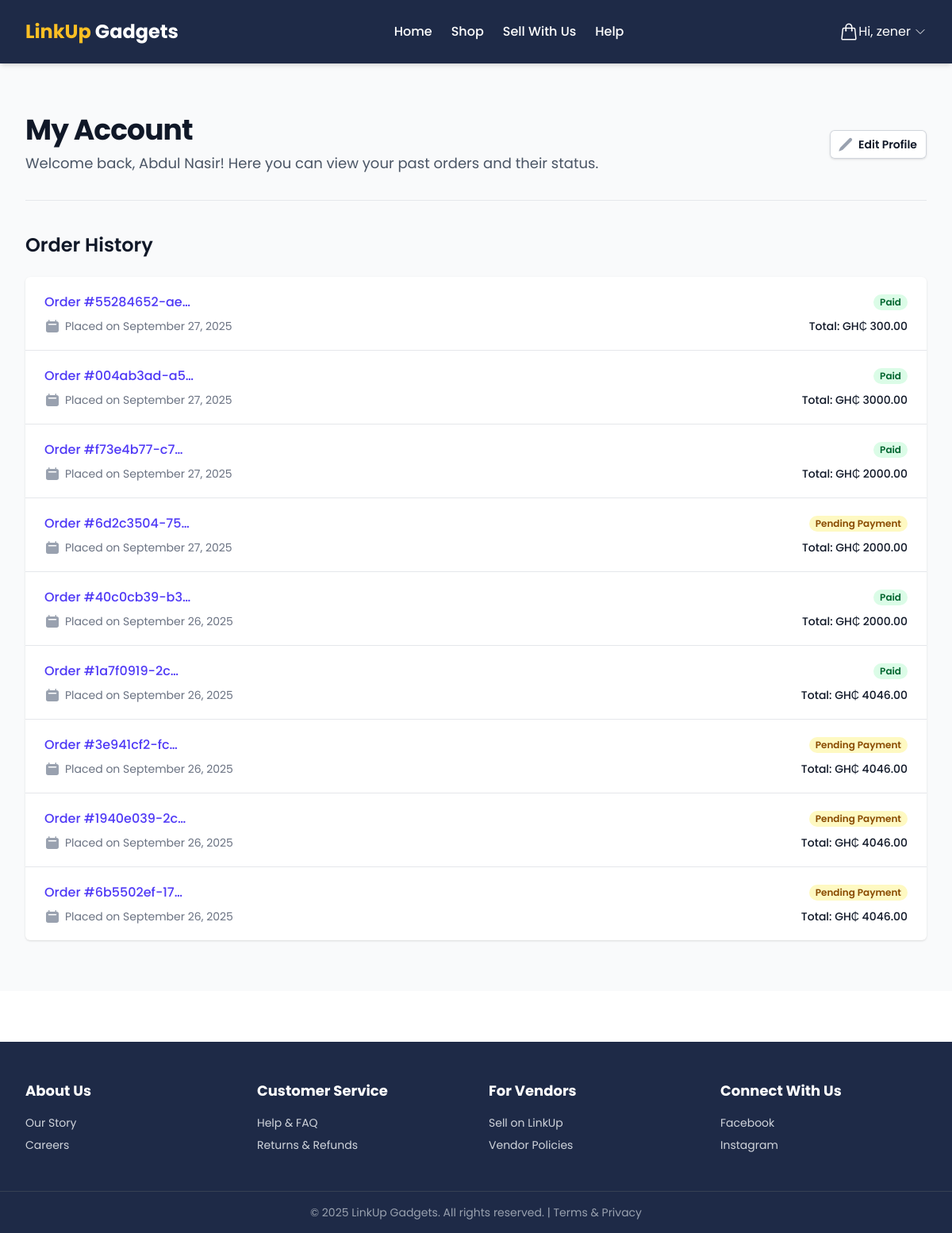
/accounts/profile/ (signed in), run on the app's committed database.
### orders/models.py (models this page shows, shortened)
class Order(models.Model):
    id = models.UUIDField(primary_key=True, default=uuid.uuid4, editable=False)
    user = models.ForeignKey(User, on_delete=models.SET_NULL, blank=True, null=True, related_name='orders')
    full_name = models.CharField(max_length=255)
    email = models.EmailField()
    phone = models.CharField(max_length=20)
    address = models.CharField(max_length=255)
    city = models.CharField(max_length=100)
    created_at = models.DateTimeField(auto_now_add=True)
    updated_at = models.DateTimeField(auto_now=True)
    total_paid = models.DecimalField(max_digits=10, decimal_places=2)
    paid = models.BooleanField(default=False)
    paystack_reference = models.CharField(max_length=100, blank=True)
    class Meta:
        ordering = ('-created_at',)

### accounts/views.py (the view)
# urls.py: path('profile/', views.customer_profile, name='profile'),
@login_required
def customer_profile(request):
    orders = Order.objects.filter(user=request.user)
    context = {
        'orders': orders,
    }
    return render(request, 'accounts/profile.html', context)

### cart/cart.py (called while the page is built)
    def __len__(self):
        return sum(item['quantity'] for item in self.cart.values())

### cart/context_processors.py (called while the page is built)
def cart(request):
    return {'cart': Cart(request)}

### templates/accounts/profile.html (shortened to what this page needs)
{% extends 'base.html' %}
{% block content %}
<div class="bg-gray-50">
    <div class="max-w-7xl mx-auto py-16 px-4 sm:px-6 lg:px-8">
        <div class="pb-8 border-b border-gray-200 sm:flex sm:items-center sm:justify-between">
            <div>
                <h1 class="text-4xl font-bold tracking-tight text-gray-900">My Account</h1>
                <p class="mt-2 text-lg text-gray-600">
                    Welcome back, {{ user.first_name|default:user.username }}! Here you can view your past orders and their status.
                </p>
            </div>
            <div class="mt-3 sm:ml-4 sm:mt-0">
                <a href="{% url 'accounts:edit_profile' %}" class="inline-flex items-center rounded-md bg-white px-3 py-2 text-sm font-semibold text-gray-900 shadow-sm ring-1 ring-inset ring-gray-300 hover:bg-gray-50">
                    <svg class="-ml-0.5 mr-1.5 h-5 w-5 text-gray-400" viewBox="0 0 20 20" fill="currentColor" aria-hidden="true">
                      <path d="M2.695 14.763l-1.262 3.154a.5.5 0 00.65.65l3.155-1.262a4 4 0 001.343-.885L17.5 5.5a2.121 2.121 0 00-3-3L3.58 13.42a4 4 0 00-.885 1.343z" />
                    </svg>
                    Edit Profile
                </a>
            </div>
        </div>
        <div class="mt-10">
            <h2 class="text-2xl font-semibold text-gray-900">Order History</h2>
            <div class="mt-6 bg-white shadow overflow-hidden sm:rounded-md">
                <ul role="list" class="divide-y divide-gray-200">
                    {% for order in orders %}
                        <li>
                            <a href="{% url 'accounts:order_detail' order.id %}" class="block hover:bg-gray-50 transition">
                                <div class="px-4 py-5 sm:px-6">
                                    <div class="flex items-center justify-between">
                                        <p class="text-base font-medium text-indigo-600 truncate">
                                            Order #{{ order.id|truncatechars:12 }}
                                        </p>
                                        <div class="ml-2 flex-shrink-0 flex">
                                            <p class="px-2 inline-flex text-xs leading-5 font-semibold rounded-full {% if order.paid %}bg-green-100 text-green-800{% else %}bg-yellow-100 text-yellow-800{% endif %}">
                                                {% if order.paid %}Paid{% else %}Pending Payment{% endif %}
                                            </p>
                                        </div>
                                    </div>
                                    <div class="mt-2 sm:flex sm:justify-between">
                                        <div class="sm:flex">
                                            <p class="flex items-center text-sm text-gray-500">
                                                Placed on {{ order.created_at|date:"F j, Y" }}
                                            </p>
                                        </div>
                                        <div class="mt-2 flex items-center text-sm text-gray-500 sm:mt-0">
                                            <p class="font-medium text-gray-900">
                                                Total: GH₵ {{ order.total_paid }}
                                            </p>
                                        </div>
                                    </div>
                                </div>
                            </a>
                        </li>
                    {% endfor %}
                </ul>
            </div>
        </div>
    </div>
</div>
{% endblock %}

### templates/base.html (shortened to what this page needs)
{% load static tailwind_tags %}
<!DOCTYPE html>
<html lang="en">
<head>
  {% tailwind_css %}
</head>
<body class="bg-white text-gray-800">
  <header class="bg-[#1E2A47] text-white sticky top-0 z-50 shadow-md" x-data="{ mobileMenuOpen: false }">
    <nav class="max-w-7xl mx-auto px-4 sm:px-6 lg:px-8">
      <div class="flex items-center justify-between h-20">
        <div class="flex items-center">
          <a href="{% url 'index' %}" class="text-2xl font-bold">
            <span class="text-[#FBBF24]">LinkUp</span> Gadgets
          </a>
        </div>
        <div class="hidden md:flex items-center space-x-6">
          <a href="{% url 'index' %}" class="hover:text-[#FBBF24] transition font-medium">Home</a>
          <a href="{% url 'shop:shop_view' %}" class="hover:text-[#FBBF24] transition font-medium">Shop</a>
          <a href="{% url 'accounts:register' %}" class="hover:text-[#FBBF24] transition font-medium">Sell With Us</a>
          <a href="{% url 'faq' %}" class="hover:text-[#FBBF24] transition font-medium">Help</a>
        </div>
        <div class="hidden md:flex items-center space-x-4">
          <a href="{% url 'cart:cart_detail' %}" class="group -m-2 flex items-center p-2">
            <div class="relative">
            </div>
          </a>
          {% if user.is_authenticated %}
          <div class="relative" x-data="{ open: false }" @click.away="open = false">
            <button @click="open = !open" class="flex items-center space-x-1 hover:text-[#FBBF24] transition">
              <span>Hi, {{ user.username }}</span>
              <svg class="w-4 h-4" fill="none" viewBox="0 0 24 24" stroke-width="1.5" stroke="currentColor">
                <path stroke-linecap="round" stroke-linejoin="round" d="m19.5 8.25-7.5 7.5-7.5-7.5" />
              </svg>
            </button>
          </div>
          {% endif %}
        </div>
      </div>
    </nav>
  </header>
  <main>
    {% block content %}{% endblock %}
  </main>
  <footer class="bg-[#1E2A47] text-white mt-16">
    <div class="max-w-7xl mx-auto py-12 px-4 sm:px-6 lg:px-8 grid grid-cols-2 md:grid-cols-4 gap-8">
      <div>
        <h3 class="font-bold text-lg">About Us</h3>
        <ul class="mt-4 space-y-2 text-sm text-gray-300">
          <li>
            <a href="{% url 'about' %}" class="hover:text-white">Our Story</a>
          </li>
          <li><a href="#" class="hover:text-white">Careers</a></li>
        </ul>
      </div>
      <div>
        <h3 class="font-bold text-lg">Customer Service</h3>
        <ul class="mt-4 space-y-2 text-sm text-gray-300">
          <li><a href="{% url 'faq' %}" class="hover:text-white">Help & FAQ</a></li>
          <li><a href="#" class="hover:text-white">Returns & Refunds</a></li>
        </ul>
      </div>
      <div>
        <h3 class="font-bold text-lg">For Vendors</h3>
        <ul class="mt-4 space-y-2 text-sm text-gray-300">
          <li>
            <a href="{% url 'accounts:register' %}" class="hover:text-white">Sell on LinkUp</a>
          </li>
          <li>
            <a href="{% url 'vendor_policies' %}" class="hover:text-white">Vendor Policies</a>
          </li>
        </ul>
      </div>
      <div>
        <h3 class="font-bold text-lg">Connect With Us</h3>
        <ul class="mt-4 space-y-2 text-sm text-gray-300">
          <li><a href="#" class="hover:text-white">Facebook</a></li>
          <li><a href="#" class="hover:text-white">Instagram</a></li>
        </ul>
      </div>
    </div>
    <div class="max-w-7xl mx-auto py-4 px-4 sm:px-6 lg:px-8 border-t border-gray-700 text-center text-sm text-gray-400">
      &copy; {% now "Y" %} LinkUp Gadgets. All rights reserved. |
      <a href="{% url 'terms' %}" class="hover:text-white">Terms & Privacy</a>
    </div>
  </footer>
</body>
</html>

### templates/base.html (style rules this page uses)
body { font-family: "Poppins", sans-serif; }

### data on the page
Order: id "55284652-ae…", paid "Paid", created_at "September 27, 2025", total_paid "300.00"
Order: id "004ab3ad-a5…", paid "Paid", created_at "September 27, 2025", total_paid "3000.00"
Order: id "f73e4b77-c7…", paid "Paid", created_at "September 27, 2025", total_paid "2000.00"
Order: id "6d2c3504-75…", paid "Pending Payment", created_at "September 27, 2025", total_paid "2000.00"
Order: id "40c0cb39-b3…", paid "Paid", created_at "September 26, 2025", total_paid "2000.00"
Order: id "1a7f0919-2c…", paid "Paid", created_at "September 26, 2025", total_paid "4046.00"
Order: id "3e941cf2-fc…", paid "Pending Payment", created_at "September 26, 2025", total_paid "4046.00"
Order: id "1940e039-2c…", paid "Pending Payment", created_at "September 26, 2025", total_paid "4046.00"
Order: id "6b5502ef-17…", paid "Pending Payment", created_at "September 26, 2025", total_paid "4046.00"

### other printed values
{{ user.username }} "zener"
{{ user.first_name|default:user.username }} "Abdul Nasir"
